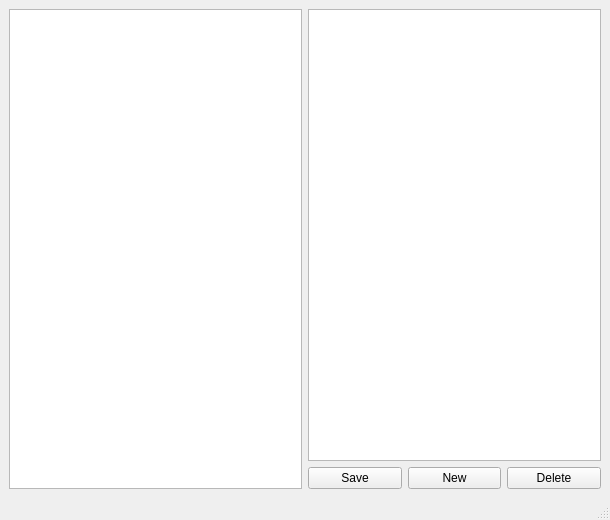
<?xml version="1.0" encoding="UTF-8"?>
<ui version="4.0">
 <class>MainWindow</class>
 <widget class="QMainWindow" name="MainWindow">
  <property name="geometry">
   <rect>
    <x>0</x>
    <y>0</y>
    <width>610</width>
    <height>520</height>
   </rect>
  </property>
  <property name="windowTitle">
   <string>Notes</string>
  </property>
  <widget class="QWidget" name="centralwidget">
   <layout class="QHBoxLayout" name="horizontalLayout_2">
    <item>
     <widget class="QTextEdit" name="NoteEdit"/>
    </item>
    <item>
     <layout class="QVBoxLayout" name="verticalLayout">
      <item>
       <widget class="QTableView" name="TblNotes"/>
      </item>
      <item>
       <layout class="QHBoxLayout" name="horizontalLayout">
        <item>
         <widget class="QPushButton" name="BtnSave">
          <property name="text">
           <string>Save</string>
          </property>
         </widget>
        </item>
        <item>
         <widget class="QPushButton" name="BtnNew">
          <property name="text">
           <string>New</string>
          </property>
         </widget>
        </item>
        <item>
         <widget class="QPushButton" name="BtnDelete">
          <property name="text">
           <string>Delete</string>
          </property>
         </widget>
        </item>
       </layout>
      </item>
     </layout>
    </item>
   </layout>
  </widget>
  <widget class="QMenuBar" name="menubar">
   <property name="geometry">
    <rect>
     <x>0</x>
     <y>0</y>
     <width>610</width>
     <height>25</height>
    </rect>
   </property>
  </widget>
  <widget class="QStatusBar" name="statusbar"/>
 </widget>
 <resources/>
 <connections/>
</ui>
